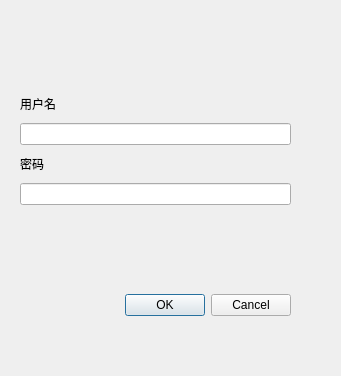
<?xml version="1.0" encoding="UTF-8"?>
<ui version="4.0">
 <class>Dialog</class>
 <widget class="QDialog" name="Dialog">
  <property name="windowModality">
   <enum>Qt::WindowModal</enum>
  </property>
  <property name="enabled">
   <bool>true</bool>
  </property>
  <property name="geometry">
   <rect>
    <x>0</x>
    <y>0</y>
    <width>341</width>
    <height>376</height>
   </rect>
  </property>
  <property name="sizePolicy">
   <sizepolicy hsizetype="Preferred" vsizetype="Preferred">
    <horstretch>0</horstretch>
    <verstretch>0</verstretch>
   </sizepolicy>
  </property>
  <property name="windowTitle">
   <string>注册</string>
  </property>
  <widget class="QWidget" name="verticalLayoutWidget">
   <property name="geometry">
    <rect>
     <x>10</x>
     <y>10</y>
     <width>291</width>
     <height>321</height>
    </rect>
   </property>
   <layout class="QVBoxLayout" name="verticalLayout_3">
    <property name="spacing">
     <number>10</number>
    </property>
    <property name="sizeConstraint">
     <enum>QLayout::SetMinAndMaxSize</enum>
    </property>
    <property name="leftMargin">
     <number>10</number>
    </property>
    <property name="topMargin">
     <number>10</number>
    </property>
    <property name="rightMargin">
     <number>10</number>
    </property>
    <property name="bottomMargin">
     <number>10</number>
    </property>
    <item>
     <spacer name="verticalSpacer">
      <property name="orientation">
       <enum>Qt::Vertical</enum>
      </property>
      <property name="sizeHint" stdset="0">
       <size>
        <width>20</width>
        <height>40</height>
       </size>
      </property>
     </spacer>
    </item>
    <item>
     <widget class="QLabel" name="label">
      <property name="text">
       <string>用户名</string>
      </property>
     </widget>
    </item>
    <item>
     <widget class="QLineEdit" name="lineEdit_userName"/>
    </item>
    <item>
     <widget class="QLabel" name="label_2">
      <property name="text">
       <string>密码</string>
      </property>
     </widget>
    </item>
    <item>
     <widget class="QLineEdit" name="lineEdit_passWord"/>
    </item>
    <item>
     <spacer name="verticalSpacer_2">
      <property name="orientation">
       <enum>Qt::Vertical</enum>
      </property>
      <property name="sizeHint" stdset="0">
       <size>
        <width>20</width>
        <height>40</height>
       </size>
      </property>
     </spacer>
    </item>
    <item>
     <layout class="QHBoxLayout">
      <property name="spacing">
       <number>6</number>
      </property>
      <property name="leftMargin">
       <number>0</number>
      </property>
      <property name="topMargin">
       <number>0</number>
      </property>
      <property name="rightMargin">
       <number>0</number>
      </property>
      <property name="bottomMargin">
       <number>0</number>
      </property>
      <item>
       <spacer>
        <property name="orientation">
         <enum>Qt::Horizontal</enum>
        </property>
        <property name="sizeHint" stdset="0">
         <size>
          <width>131</width>
          <height>31</height>
         </size>
        </property>
       </spacer>
      </item>
      <item>
       <widget class="QPushButton" name="okButton">
        <property name="text">
         <string>OK</string>
        </property>
       </widget>
      </item>
      <item>
       <widget class="QPushButton" name="cancelButton">
        <property name="text">
         <string>Cancel</string>
        </property>
       </widget>
      </item>
     </layout>
    </item>
   </layout>
  </widget>
 </widget>
 <resources/>
 <connections>
  <connection>
   <sender>okButton</sender>
   <signal>clicked()</signal>
   <receiver>Dialog</receiver>
   <slot>accept()</slot>
   <hints>
    <hint type="sourcelabel">
     <x>278</x>
     <y>253</y>
    </hint>
    <hint type="destinationlabel">
     <x>96</x>
     <y>254</y>
    </hint>
   </hints>
  </connection>
  <connection>
   <sender>cancelButton</sender>
   <signal>clicked()</signal>
   <receiver>Dialog</receiver>
   <slot>reject()</slot>
   <hints>
    <hint type="sourcelabel">
     <x>369</x>
     <y>253</y>
    </hint>
    <hint type="destinationlabel">
     <x>179</x>
     <y>282</y>
    </hint>
   </hints>
  </connection>
 </connections>
</ui>
